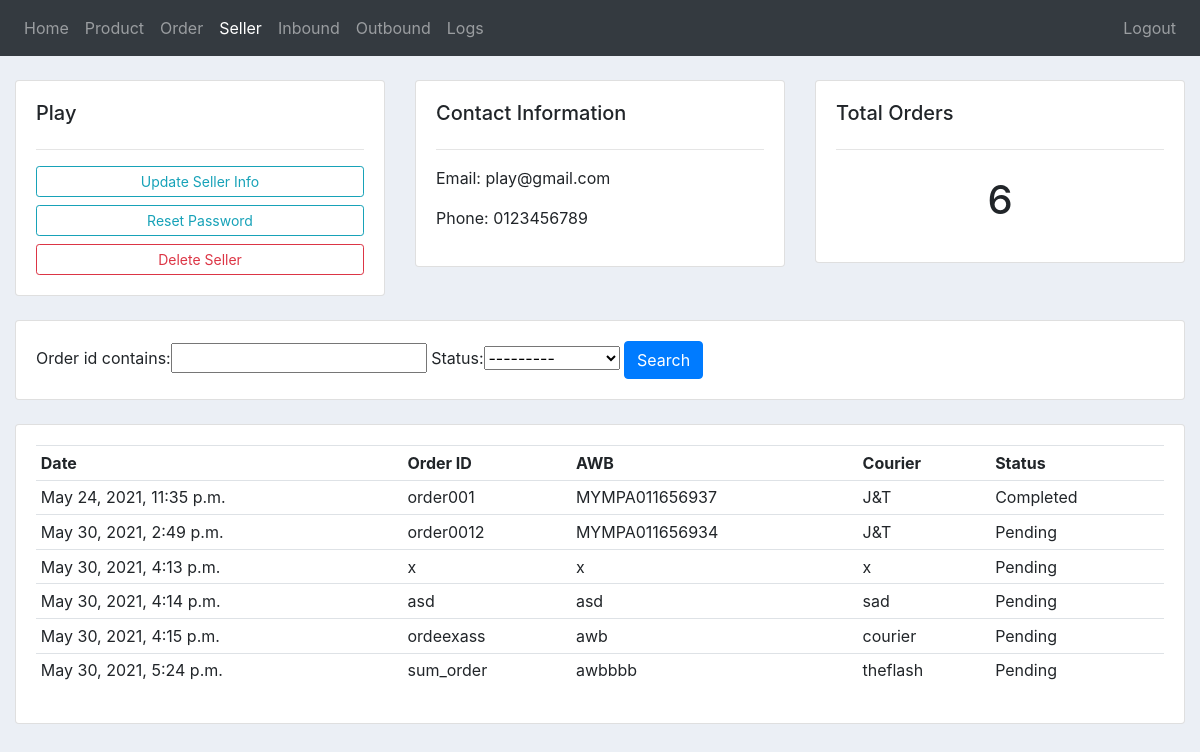
The app's page /seller_order/2 (signed in), older data.
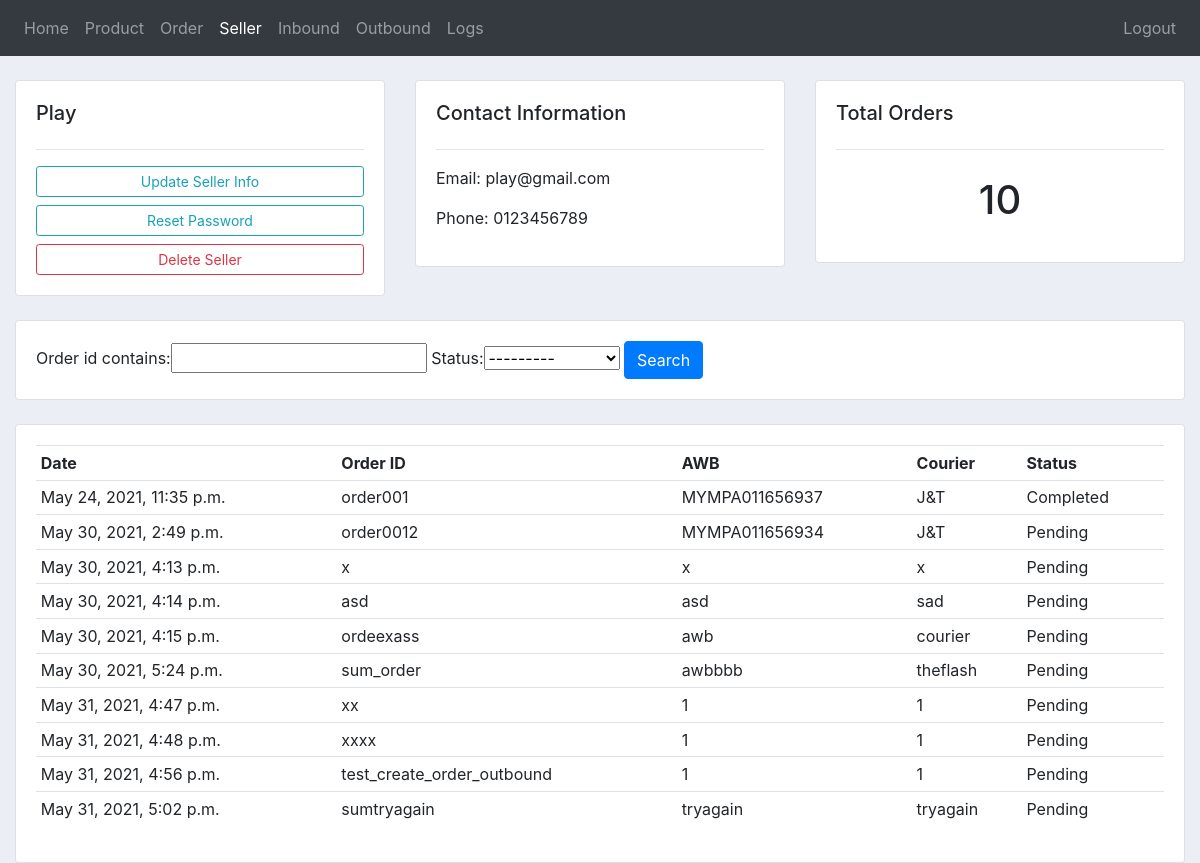
The same page, newer data.
### inventory/models.py (models this page shows, shortened)
class Seller(models.Model):
    user = models.OneToOneField(User, on_delete=models.CASCADE, primary_key=True)
    name = models.CharField(max_length=200, null=True)
    phone = models.CharField(max_length=11, null=True)
    email = models.CharField(max_length=200, null=True)
    date_created = models.DateTimeField(auto_now_add=True, null=True)

class Order(models.Model):
    STATUS = (
        ('Pending','Pending'),
        ('Out of Delivery','Out of Delivery'),
        ('Completed','Completed'),
        ('Rejected','Rejected'),
    )
    order_id = models.CharField(max_length=200, primary_key=True)
    date_created = models.DateTimeField(auto_now_add=True, null=True)
    order_quantity = models.PositiveIntegerField(null=True, validators=[MinValueValidator(1)])
    platform = models.CharField(max_length=200, null=True)
    awb = models.CharField(max_length=200, null=True)
    courier = models.CharField(max_length=200, null=True)
    remarks = models.CharField(max_length=200, null=True, blank=True)
    status = models.CharField(max_length=200, choices=STATUS, null=True)
    seller = models.ForeignKey(Seller, null=True, on_delete=models.SET_NULL)
    product = models.ForeignKey(Product, null=True, on_delete=models.SET_NULL)

### inventory/views.py (the view)
# urls.py: path('seller_order/<str:pk>', views.seller_order, name="seller_order"),
@custom_login_required
@admin_required
def seller_order(request, pk):
    seller = Seller.objects.get(user_id=pk)
    orders = seller.order_set.all()
    order_count = orders.count()
    myFilter = OrderFilter(request.GET, queryset=orders)
    orders = myFilter.qs
    context = {'seller': seller, 'orders': orders,
               'order_count': order_count, 'myFilter': myFilter, 'nbar': 'seller'}
    return render(request, 'inventory/seller_order.html', context)

### inventory/templates/inventory/seller_order.html
{%  extends 'inventory/main.html' %}
{% block content %}
	<br>
<div class="row">
	<div class="col-md">
		<div class="card card-body">
			<h5>{{seller.name}}</h5>
			<hr>
			<a class="btn btn-outline-info  btn-sm btn-block" href="{% url 'update_seller' seller.user_id %}">Update Seller Info</a>
			<a class="btn btn-outline-info  btn-sm btn-block" href="{% url 'reset_pw' seller.user_id %}">Reset Password</a>
			<a class="btn btn-outline-danger  btn-sm btn-block" href="{% url 'delete_seller' seller.user_id %}">Delete Seller</a>
		</div>
	</div>
	<div class="col-md">
		<div class="card card-body">
			<h5>Contact Information</h5>
			<hr>
			<p>Email: {{seller.email}} </p>
			<p>Phone: {{seller.phone}}</p>
		</div>
	</div>
	<div class="col-md">
		<div class="card card-body">
			<h5>Total Orders</h5>
			<hr>
			<h1 style="text-align: center;padding: 10px">{{order_count}}</h1>
		</div>
	</div>
</div>
<br>
<div class="row">
	<div class="col">
		<div class="card card-body">
			<form method="get">
			{{myFilter.form}}
		    <button class="btn btn-primary" type="submit">Search</button>
		  </form>
		</div>
	</div>
</div>
<br>
<div class="row">
	<div class="col-md">
		<div class="card card-body">
			<table class="table table-sm">
				<tr>
					<th>Date</th>
					<th>Order ID</th>
					<th>AWB</th>
					<th>Courier</th>
					<th>Status</th>
				</tr>
				{% for order in orders %}
				<tr>
					<td>{{order.date_created}}</td>
					<td>{{order.order_id}}</td>
					<td>{{order.awb}}</td>
					<td>{{order.courier}}</td>
					<td>{{order.status}}</td>
				</tr>
				{% endfor %}
			</table>
		</div>
	</div>
</div>
{% endblock %}

### inventory/templates/inventory/main.html (shortened to what this page needs)
{% load static %}
<!DOCTYPE html>
<html>
	<head>
		<link rel="stylesheet" href="https://stackpath.bootstrapcdn.com/bootstrap/4.5.2/css/bootstrap.min.css">
		<link rel="stylesheet" type="text/css" href="{% static '/css/main.css' %}">
		<link rel="stylesheet" href="https://cdnjs.cloudflare.com/ajax/libs/font-awesome/5.15.3/css/all.min.css" />
		<link <link href="https://cdn.jsdelivr.net/npm/select2@4.1.0-rc.0/dist/css/select2.min.css" rel="stylesheet" />
	</head>
	<body>
		{%  include 'inventory/nav.html' %}
		<div class="container-fluid">
		{% block content %}
		{% endblock %}
	    </div>
	</body>
</html>

### inventory/templates/inventory/nav.html (shortened to what this page needs)
{% load static %} {% if user.is_authenticated and user.is_admin %}
<nav class="navbar navbar-expand-lg navbar-dark bg-dark">
  <div class="collapse navbar-collapse" id="navbarNav">
    <ul class="navbar-nav">
      <li class="{% if nbar == 'home' %}nav-item active{% endif %}">
        <a class="nav-link" href="{% url 'home' %}">Home</a>
      </li>
      <li class="{% if nbar == 'products' %}nav-item active{% endif %}">
        <a class="nav-link" href="{% url 'products' %}">Product</a>
      </li>
      <li class="{% if nbar == 'orders' %}nav-item active{% endif %}">
        <a class="nav-link" href="{% url 'orders' %}">Order</a>
      </li>
      <li class="{% if nbar == 'seller' %}nav-item active{% endif %}">
        <a class="nav-link" href="{% url 'seller' %}">Seller</a>
      </li>
      <li class="{% if nbar == 'inbound' %}nav-item active{% endif %}">
        <a class="nav-link" href="{% url 'inbound' %}">Inbound</a>
      </li>
      <li class="{% if nbar == 'outbound' %}nav-item active{% endif %}">
        <a class="nav-link" href="{% url 'outbound' %}">Outbound</a>
      </li>
      <li class="{% if nbar == 'list_log' %}nav-item active{% endif %}">
        <a class="nav-link" href="{% url 'list_log' %}">Logs</a>
      </li>
    </ul>
    <ul class="navbar-nav ml-auto">
      <li>
        <a class="nav-link" href="{% url 'logout' %}">Logout</a>
      </li>
    </ul>
  </div>
</nav>
{% endif %}

### static/css/main.css (style rules this page uses)
body { background-color: #ebeff5; }

Row changes from the older to the newer data that the page shows:
added Order: date_created "May 31, 2021, 4:47 p.m.", order_id "xx", awb "1", courier "1", status "Pending"
added Order: date_created "May 31, 2021, 4:48 p.m.", order_id "xxxx", awb "1", courier "1", status "Pending"
added Order: date_created "May 31, 2021, 4:56 p.m.", order_id "test_create_order_outbound", awb "1", courier "1", status "Pending"
added Order: date_created "May 31, 2021, 5:02 p.m.", order_id "sumtryagain", awb "tryagain", courier "tryagain", status "Pending"
Text that changed along with them:
{{ order_count }}: "6" → "10"
